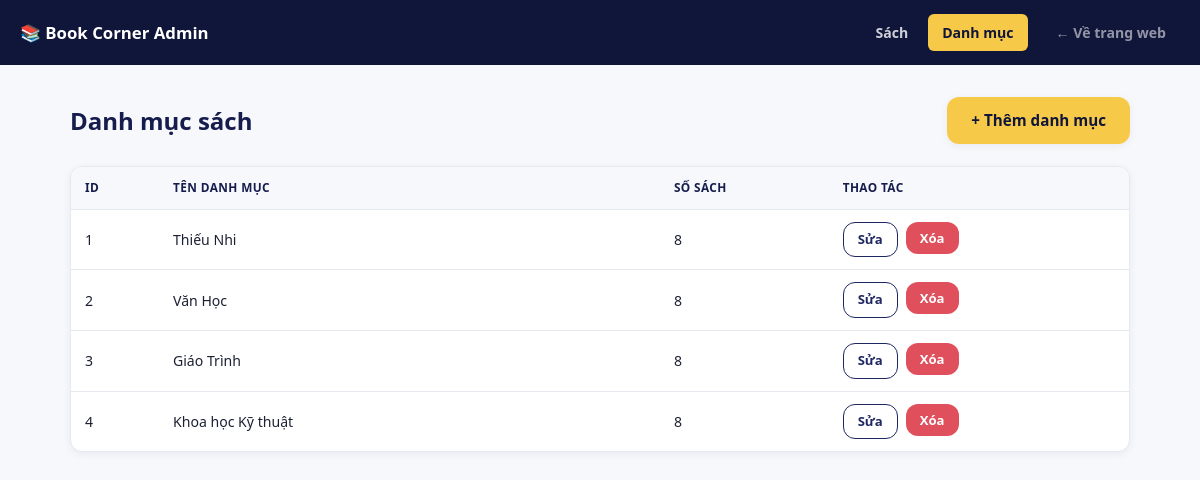
The page /admin/categories on the database its author committed.
### tables this page shows
CREATE TABLE category (
  id   INTEGER PRIMARY KEY AUTOINCREMENT,
  name TEXT NOT NULL
);

### admin.py (the view)
@bp.route("/categories")
def categories_list():
    db = database.get_db()
    categories = db.execute(
        """
        SELECT c.id, c.name, COUNT(b.id) AS book_count
        FROM category c
        LEFT JOIN book b ON b.category_id = c.id
        GROUP BY c.id
        ORDER BY c.id
        """
    ).fetchall()
    return render_template("admin/categories_list.html", active="categories", categories=categories)

### database.py (called while the page is built)
def get_db():
    if "db" not in g:
        g.db = sqlite3.connect(
            current_app.config["DATABASE"],
            detect_types=sqlite3.PARSE_DECLTYPES,
        )
        g.db.row_factory = sqlite3.Row
        g.db.execute("PRAGMA foreign_keys = ON")
    return g.db

### templates/admin/categories_list.html (shortened to what this page needs)
{% extends "admin/layout.html" %}
{% block content %}
  <div class="admin-header">
    <h1>Danh mục sách</h1>
    <a href="{{ url_for('admin.category_new') }}" class="btn btn-primary">+ Thêm danh mục</a>
  </div>
  <div class="admin-table-wrap">
    {% if categories %}
    <table class="admin-table">
      <thead>
        <tr>
          <th>ID</th>
          <th>Tên danh mục</th>
          <th>Số sách</th>
          <th>Thao tác</th>
        </tr>
      </thead>
      <tbody>
        {% for c in categories %}
        <tr>
          <td>{{ c.id }}</td>
          <td class="title-cell">{{ c.name }}</td>
          <td>{{ c.book_count }}</td>
          <td>
            <div class="admin-actions">
              <a class="btn btn-outline btn-sm" href="{{ url_for('admin.category_edit', category_id=c.id) }}">Sửa</a>
              <form method="post" action="{{ url_for('admin.category_delete', category_id=c.id) }}" onsubmit="return confirm('Xóa danh mục &quot;{{ c.name }}&quot;?');">
                <button type="submit" class="btn btn-danger btn-sm">Xóa</button>
              </form>
            </div>
          </td>
        </tr>
        {% endfor %}
      </tbody>
    </table>
    {% else %}
    <p class="admin-empty">Chưa có danh mục nào.</p>
    {% endif %}
  </div>
{% endblock %}

### static/css/style.css (style rules this page uses)
:root { --navy-900: #10163a; --navy-800: #161d4d; --navy-700: #1e2761; --navy-600: #2b3680; --gold-500: #f7c948; --gold-600: #e8ac1c; --gold-100: #fdf1cf; --bg: #f7f8fc; --surface: #ffffff; --text: #1c2033; --text-muted: #6b7080; --border: #e6e8f0; --danger: #e0505c; --radius-sm: 6px; --radius-md: 12px; --radius-lg: 20px; --shadow-sm: 0 2px 8px rgba(16, 22, 58, 0.06); --shadow-md: 0 8px 24px rgba(16, 22, 58, 0.10); --shadow-lg: 0 16px 40px rgba(16, 22, 58, 0.16); --header-h: 76px; --transition: 0.25s ease; }
* { margin: 0; padding: 0; box-sizing: border-box; }
html { scroll-behavior: smooth; }
body { font-family: "Segoe UI", "Be Vietnam Pro", Roboto, Helvetica, Arial, sans-serif; background: var(--bg); color: var(--text); line-height: 1.5; -webkit-font-smoothing: antialiased; }
a { color: inherit; text-decoration: none; }
button { font-family: inherit; cursor: pointer; border: none; background: none; }
.btn { display: inline-flex; align-items: center; justify-content: center; gap: 8px; padding: 12px 24px; border-radius: var(--radius-md); font-weight: 600; font-size: 0.95rem; transition: transform var(--transition), box-shadow var(--transition), background var(--transition), color var(--transition); }
.btn-primary { background: var(--gold-500); color: var(--navy-900); box-shadow: var(--shadow-sm); }
.btn-outline { background: transparent; border: 1.5px solid var(--navy-700); color: var(--navy-700); }

### static/css/admin.css (style rules this page uses)
body { background: var(--bg); }
.admin-header { display: flex; align-items: center; justify-content: space-between; margin-bottom: 22px; flex-wrap: wrap; gap: 12px; }
.admin-header h1 { font-size: 1.5rem; color: var(--navy-800); }
.admin-table-wrap { background: var(--surface); border: 1px solid var(--border); border-radius: var(--radius-md); overflow-x: auto; box-shadow: var(--shadow-sm); }
.admin-table { width: 100%; border-collapse: collapse; font-size: 0.88rem; }
.admin-table th, .admin-table td { padding: 12px 14px; text-align: left; border-bottom: 1px solid var(--border); white-space: nowrap; }
.admin-table th { background: var(--bg); color: var(--navy-800); font-size: 0.74rem; text-transform: uppercase; letter-spacing: 0.4px; }
.admin-table tr:last-child td { border-bottom: none; }
.admin-table td.title-cell { white-space: normal; min-width: 240px; }
.admin-actions { display: flex; gap: 8px; }
.admin-actions form { display: inline; }
.btn-sm { padding: 7px 14px; font-size: 0.82rem; }
.btn-danger { background: var(--danger); color: #fff; }

### rows shown on the page
category: id "1", name "Thiếu Nhi", book_count "8"
category: id "2", name "Văn Học", book_count "8"
category: id "3", name "Giáo Trình", book_count "8"
category: id "4", name "Khoa học Kỹ thuật", book_count "8"
